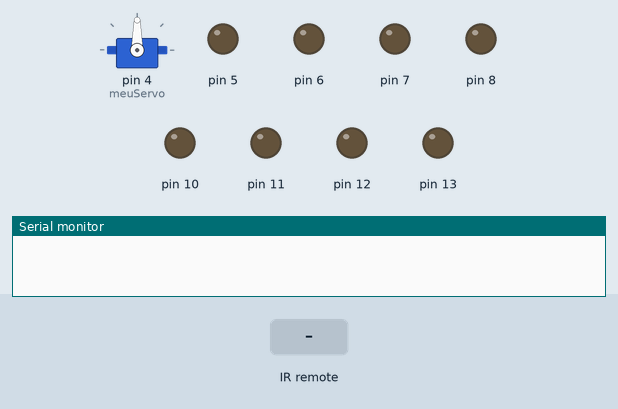
This sketch was run on a simulated Arduino Uno, built with avr-gcc and run on an emulated ATmega328P. Shown: servo, output pins drawn as LEDs (lit = HIGH), the last lines printed to the serial monitor. Dashed ring = blinking. The test bench sets the inputs (shaded band).

Above: at 1.2 s.
1.3 s: infrared code 0xFD8877 received
At 2.1 s:
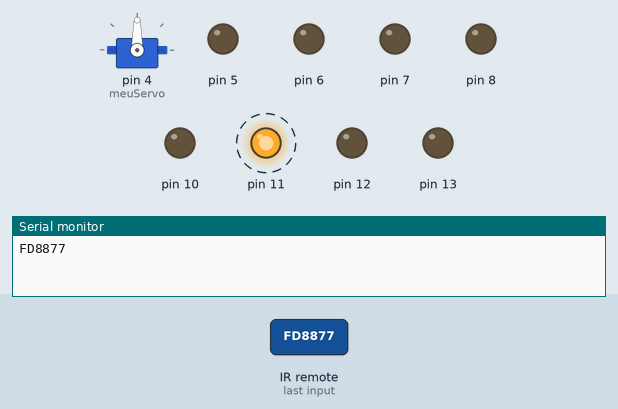
4.3 s: infrared code 0xFD807F received
At 7.1 s:
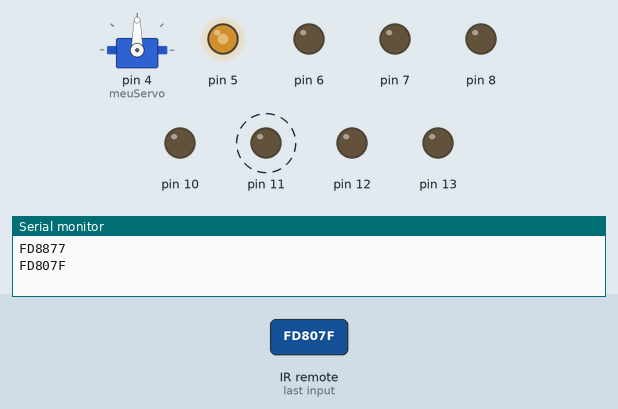
7.3 s: infrared code 0xFDA05F received
At 8.5 s:
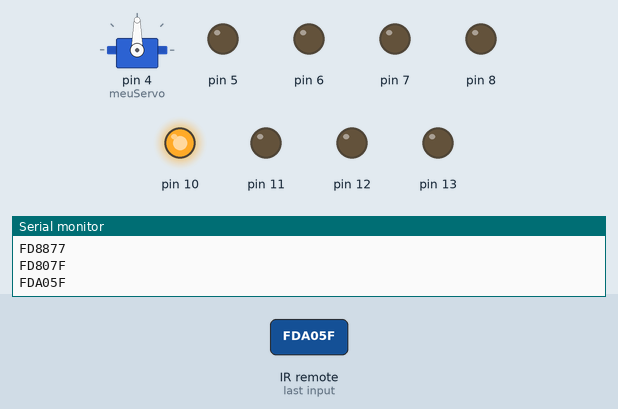
8.8 s: infrared code 0xFD20DF received
At 9.8 s:
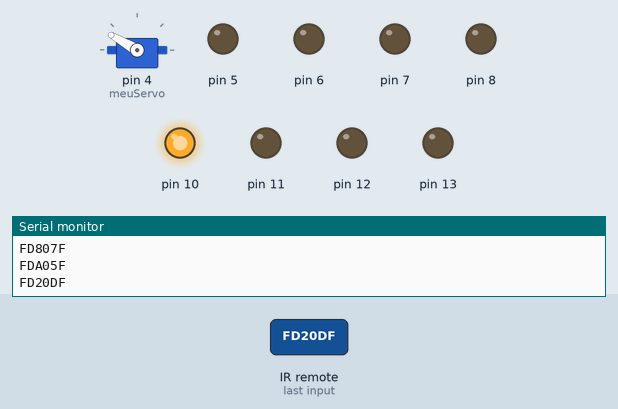
10.3 s: infrared code 0xFD48B7 received
At 11.0 s:
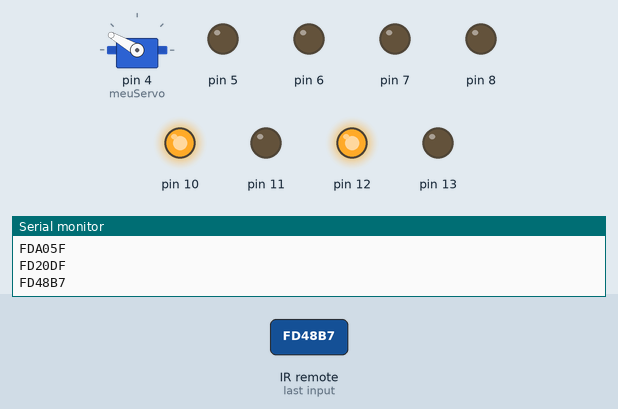
Timing chart, 0 to 18.8 s (numbered marks = the images above; inputs shaded):
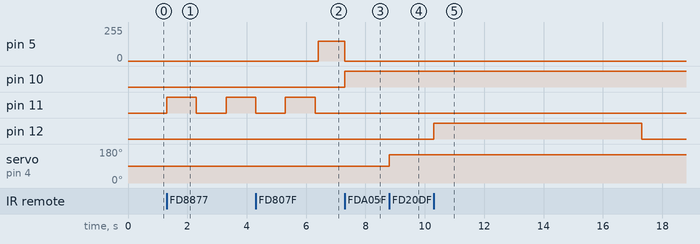

Measured:
- after the input at 1.3 s, pin 11: LOW → HIGH at once, → LOW 1.0 s later, → HIGH 1.0 s later
- after the input at 4.3 s, pin 5: 0/255 → 150/255 after 2.1 s
- after the input at 7.3 s, pin 5: 150/255 → 0/255 at once; pin 10: LOW → HIGH at once
- after the input at 8.8 s, servo on pin 4 (meuServo): 90° → 150° at once
- after the input at 10.3 s, pin 12: LOW → HIGH at once, → LOW 7.0 s later

The sketch:

projeto_carro1.ino
```cpp
// C++ code
//
#include <IRremote.h>
#include <Servo.h>

Servo meuServo;
int RECV_PIN = 0;
IRrecv irrecv(RECV_PIN);
decode_results results;

void setup()
{
  Serial.begin(9600);
  irrecv.enableIRIn();
  pinMode(6,OUTPUT);
  pinMode(7,OUTPUT);
  pinMode(8,OUTPUT);
  pinMode(10,OUTPUT);
  pinMode(11,OUTPUT);
  pinMode(12,OUTPUT);
  pinMode(13,OUTPUT);
}

void loop()
{
  meuServo.attach(4);
  if(irrecv.decode(&results)) {
  Serial.println(results.value, HEX);
    switch(results.value) {

      case 0xFD807F: //vol+ -> acelera
      analogWrite(5,150);
      digitalWrite(10, LOW);
      break;

      case 0xFD906F: //vol- -> desacelera
      analogWrite(5,300);
      digitalWrite(10, LOW);
      break;

      case 0xFDA05F: //>||  -> freia
      analogWrite(5,0);
      digitalWrite(10, HIGH);
      break;

      case 0xFD20DF: //|<<  -> esquerda
      meuServo.write(150);
      break;

      case 0xFD609F: //>>|  -> direita
      meuServo.write(30);
      break;

      case 0xFD08F7: //1    -> seta esquerda
      digitalWrite(13,HIGH);
      delay(7000);
      digitalWrite(13,LOW);
      break;

      case 0xFD8877: //2	-> pisca alerta
      digitalWrite(11,HIGH);
      delay(1000);
      digitalWrite(11,LOW);
      delay(1000);
      digitalWrite(11,HIGH);
      delay(1000);
      digitalWrite(11,LOW);
      delay(1000);
      digitalWrite(11,HIGH);
      delay(1000);
      digitalWrite(11,LOW);
      break;

      case 0xFD48B7: //3	-> seta direita
      digitalWrite(12,HIGH);
      delay(7000);
      digitalWrite(12,LOW);
      break;

      case 0xFD50AF: //^	-> luz alta
      digitalWrite(7,HIGH);
      digitalWrite(8,HIGH);
      digitalWrite(9,HIGH);
      break;

      case 0xFD10EF: //v	-> luz baixa
      digitalWrite(7,LOW);
      digitalWrite(8,HIGH);
      digitalWrite(9,HIGH);
      break;

      case 0xFD00FF: //power  -> desliga o farol
      digitalWrite(7,LOW);
      digitalWrite(8,LOW);
      digitalWrite(9,LOW);
      break;

  }
    irrecv.resume();
  }
  delay(100);
}
```
